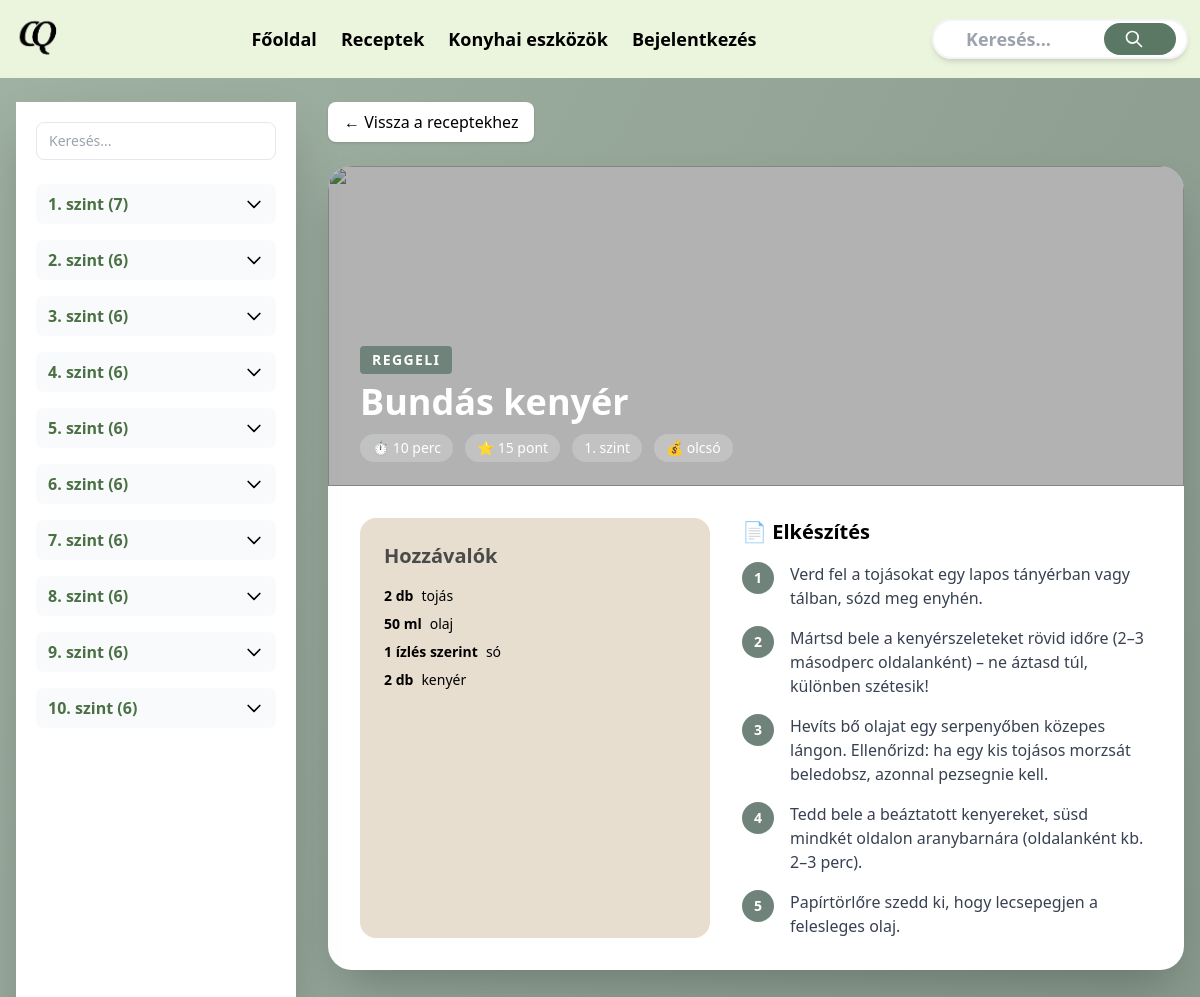
The page /views/receptek/receptek.php?id=10 on the database its author committed.
### tables this page shows
CREATE TABLE `recept` (
  `ReceptID` int(11) NOT NULL,
  `Nev` varchar(150) NOT NULL,
  `Kep` varchar(255) NOT NULL,
  `ElkeszitesiIdo` time NOT NULL,
  `NehezsegiSzintID` int(11) NOT NULL,
  `BegyujthetoPontok` int(11) NOT NULL,
  `Adag` int(11) NOT NULL,
  `Elkeszitesi_leiras` text NOT NULL,
  `ElkeszitesiModID` int(11) NOT NULL,
  `ArkategoriaID` int(11) NOT NULL,
  `AlkategoriaID` int(11) DEFAULT NULL,
  `Kaloria` decimal(6,2) NOT NULL
);

CREATE TABLE `nehezsegiszint` (
  `NehezsegiSzintID` int(11) NOT NULL,
  `Szint` int(11) NOT NULL
);

CREATE TABLE `kategoria` (
  `KategoriaID` int(11) NOT NULL,
  `Kategoria` varchar(255) NOT NULL
);

CREATE TABLE `arkategoria` (
  `ArkategoriaID` int(11) NOT NULL,
  `Arkategoria` varchar(255) NOT NULL
);

CREATE TABLE `recept_hozzavalo` (
  `ReceptID` int(11) NOT NULL,
  `HozzavaloID` int(11) NOT NULL,
  `Mennyiseg` decimal(10,2) NOT NULL,
  `MertekegysegID` int(11) NOT NULL
);

CREATE TABLE `mertekegyseg` (
  `MertekegysegID` int(11) NOT NULL,
  `Elnevezes` varchar(255) NOT NULL
);

CREATE TABLE `hozzavalo` (
  `HozzavaloID` int(11) NOT NULL,
  `Elnevezes` varchar(50) NOT NULL,
  `Kep` varchar(255) DEFAULT NULL
);

### views/receptek/receptek.php (the view, shortened to what this page needs)
<?php
include "../head.php";
$pdo = new PDO(
    "mysql:host=localhost;dbname=cookquest;charset=utf8mb4",
    "root",
    "",
    [
        PDO::ATTR_ERRMODE => PDO::ERRMODE_EXCEPTION,
        PDO::ATTR_DEFAULT_FETCH_MODE => PDO::FETCH_ASSOC
    ]
);
function formatIdo($ido_str) {
    $parts = explode(':', $ido_str);
    $ora = (int)$parts[0];
    $perc = (int)$parts[1];
    if ($ora > 0) return "$ora óra" . ($perc > 0 ? " $perc perc" : "");
    if ($perc > 0) return "$perc perc";
    return "kevesebb mint 1 perc";
}
function formatMennyiseg($mennyiseg) {
    if (floor($mennyiseg) == $mennyiseg) return (int)$mennyiseg;
    return rtrim(rtrim(number_format($mennyiseg, 2, '.', ''), '0'), '.');
}
$receptId = isset($_GET['id']) ? (int)$_GET['id'] : null;
$receptek = $pdo->query("
    SELECT
        r.ReceptID,
        r.Nev,
        r.Kep,
        r.ElkeszitesiIdo,
        r.BegyujthetoPontok,
        r.Elkeszitesi_leiras,
        n.Szint,
        kat.Kategoria AS FoKategoriaNev,
        alk.Alkategoria AS AlkategoriaNev,
        a.Arkategoria AS ArkategoriaNev
    FROM recept r
    INNER JOIN nehezsegiszint n ON r.NehezsegiSzintID = n.NehezsegiSzintID
    LEFT JOIN alkategoria alk ON r.AlkategoriaID = alk.AlkategoriaID
    LEFT JOIN kategoria kat ON alk.KategoriaID = kat.KategoriaID
    LEFT JOIN arkategoria a ON r.ArkategoriaID = a.ArkategoriaID
    ORDER BY n.Szint, r.Nev
")->fetchAll();
$receptekSzintekSzerint = [];
foreach ($receptek as $r) {
    $szint = $r['Szint'];
    if (!isset($receptekSzintekSzerint[$szint])) {
        $receptekSzintekSzerint[$szint] = [];
    }
    $receptekSzintekSzerint[$szint][] = $r;
}
$recept = null;
$hozzavalok = [];
if ($receptId) {
    $stmt = $pdo->prepare("
        SELECT r.*, n.Szint, a.Arkategoria AS ArkategoriaNev,
               kat.Kategoria AS FoKategoriaNev, alk.Alkategoria AS AlkategoriaNev
        FROM recept r
        JOIN nehezsegiszint n ON r.NehezsegiSzintID = n.NehezsegiSzintID
        LEFT JOIN arkategoria a ON r.ArkategoriaID = a.ArkategoriaID
        LEFT JOIN alkategoria alk ON r.AlkategoriaID = alk.AlkategoriaID
        LEFT JOIN kategoria kat ON alk.KategoriaID = kat.KategoriaID
        WHERE r.ReceptID = ?
    ");
    $stmt->execute([$receptId]);
    $recept = $stmt->fetch();
    $stmt = $pdo->prepare("
        SELECT h.Elnevezes, rh.Mennyiseg, m.Elnevezes AS Mertekegyseg
        FROM recept_hozzavalo rh
        JOIN hozzavalo h ON rh.HozzavaloID = h.HozzavaloID
        JOIN mertekegyseg m ON rh.MertekegysegID = m.MertekegysegID
        WHERE rh.ReceptID = ?
    ");
    $stmt->execute([$receptId]);
    $hozzavalok = $stmt->fetchAll();
}
?>
<main class="min-h-screen bg-gradient-to-br from-[#9FB1A3] to-[#7F8F83]">
    <div class="max-w-7xl mx-auto py-6 px-4">
        <div class="flex flex-col lg:flex-row lg:gap-8">
            <aside id="sidebar" class="fixed inset-y-0 left-0 z-40 w-80 bg-white shadow-2xl transform -translate-x-full lg:translate-x-0 lg:sticky lg:top-6 lg:h-[calc(100vh-1.5rem)] lg:w-[280px] lg:overflow-y-auto transition-transform duration-300">
                <div class="p-5">
                    <div class="relative mb-6">
                        <input type="text" id="oldalsoKereso" placeholder="Keresés..." class="w-full px-3 py-2 pr-8 rounded-lg border border-gray-200 text-sm focus:outline-none focus:ring-2 focus:ring-[#95A792]">
                    </div>
                    <?php foreach ($receptekSzintekSzerint as $szint => $lista): ?>
                        <div class="mb-4">
                            <button class="w-full text-left flex items-center justify-between py-2 px-3 bg-gray-50 hover:bg-gray-100 rounded-lg transition szint-sav-cim" type="button">
                                <span class="font-semibold text-[#4A7043]"><?= $szint ?>. szint (<span class="szint-darab" data-szint="<?= $szint ?>"><?= count($lista) ?></span>)</span>
                                <svg class="w-5 h-5 transition-transform sav-nyil" fill="none" stroke="currentColor" viewBox="0 0 24 24">
                                    <path stroke-linecap="round" stroke-linejoin="round" stroke-width="2" d="M19 9l-7 7-7-7" />
                                </svg>
                            </button>
                        </div>
                    <?php endforeach; ?>
                </div>
            </aside>
            <section id="receptekTarolo" class="flex-1">
                <?php if (!$recept): ?>
                    <h1 class="text-4xl font-bold text-white mb-8">Receptkönyv</h1>
                    <div id="nincsEredmeny" class="hidden bg-white rounded-2xl shadow-xl p-12 text-center">
                        <svg class="w-16 h-6 mx-auto mb-4 text-gray-400" fill="none" stroke="currentColor" viewBox="0 0 24 24">
                            <path stroke-linecap="round" stroke-linejoin="round" stroke-width="2" d="M9.172 16.172a4 4 0 015.656 0M9 10h.01M15 10h.01M21 12a9 9 0 11-18 0 9 9 0 0118 0z" />
                        </svg>
                        <h3 class="text-xl font-semibold text-gray-700 mb-2">Nincs találat</h3>
                        <p class="text-gray-500">Próbálj más keresési kifejezést vagy módosítsd a szűrőket!</p>
                    </div>
                    <?php foreach ($receptekSzintekSzerint as $szint => $lista): ?>
                        <div class="mb-16 szint-blokk" data-szint="<?= $szint ?>">
                            <h2 class="text-3xl font-bold text-white mb-6 border-b border-white/40 pb-3">
                                <?= $szint ?>. szint – <span class="szint-darab-fo" data-szint="<?= $szint ?>"><?= count($lista) ?></span> recept
                            </h2>
                            <div class="grid grid-cols-1 sm:grid-cols-2 lg:grid-cols-3 gap-6">
                                <?php foreach ($lista as $r): ?>
                                    <a href="receptek.php?id=<?= $r['ReceptID'] ?>"
                                       class="recept-kartya bg-white rounded-2xl shadow-xl overflow-hidden hover:-translate-y-1 hover:shadow-2xl transition block"
                                       data-nev="<?= strtolower(htmlspecialchars($r['Nev'])) ?>"
                                       data-fokategoria="<?= htmlspecialchars($r['FoKategoriaNev'] ?? 'Nem kategorizált') ?>"
                                       data-alkategoria="<?= htmlspecialchars($r['AlkategoriaNev'] ?? 'Egyéb') ?>"
                                       data-szint="<?= $szint ?>">
                                        <img src="<?= htmlspecialchars($r['Kep']) ?>" class="w-full h-48 object-cover">
                                        <div class="p-5">
                                            <div class="flex justify-between text-xs text-gray-500 mb-2 font-semibold">
                                                <span class="text-[#6F837B] uppercase"><?= htmlspecialchars($r['AlkategoriaNev'] ?? 'Egyéb') ?></span>
                                                <span>⭐ <?= $r['BegyujthetoPontok'] ?> pont</span>
                                            </div>
                                            <h2 class="text-lg font-bold mb-2 text-gray-800"><?= htmlspecialchars($r['Nev']) ?></h2>
                                            <div class="flex justify-between text-sm text-gray-600">
                                                <span>⏱ <?= formatIdo($r['ElkeszitesiIdo']) ?></span>
                                                <span>💰 <?= htmlspecialchars($r['ArkategoriaNev'] ?? 'Nincs') ?></span>
                                            </div>
                                        </div>
                                    </a>
                                <?php endforeach; ?>
                            </div>
                        </div>
                    <?php endforeach; ?>
                <?php else: ?>
                    <a href="receptek.php" class="inline-flex items-center gap-2 mb-6 px-4 py-2 bg-white rounded-lg shadow hover:bg-gray-100 transition">
                        ← Vissza a receptekhez
                    </a>
                    <div class="bg-white rounded-3xl shadow-2xl overflow-hidden">
                        <div class="relative h-80">
                            <img src="<?= htmlspecialchars($recept['Kep']) ?>" class="absolute inset-0 w-full h-full object-cover">
                            <div class="absolute inset-0 bg-black/30"></div>
                            <div class="absolute bottom-6 left-8 text-white">
                                <div class="text-sm uppercase font-bold tracking-widest bg-[#6F837B] inline-block px-3 py-1 rounded mb-2">
                                    <?= htmlspecialchars($recept['FoKategoriaNev'] ?? 'Recept') ?>
                                </div>
                                <h1 class="text-4xl font-bold mb-3"><?= htmlspecialchars($recept['Nev']) ?></h1>
                                <div class="flex flex-wrap gap-3 text-sm">
                                    <span class="px-3 py-1 bg-white/20 rounded-full">⏱ <?= formatIdo($recept['ElkeszitesiIdo']) ?></span>
                                    <span class="px-3 py-1 bg-white/20 rounded-full">⭐ <?= $recept['BegyujthetoPontok'] ?> pont</span>
                                    <span class="px-3 py-1 bg-white/20 rounded-full"><?= $recept['Szint'] ?>. szint</span>
                                    <span class="px-3 py-1 bg-white/20 rounded-full">💰 <?= htmlspecialchars($recept['ArkategoriaNev'] ?? 'Nincs megadva') ?></span>
                                </div>
                            </div>
                        </div>
                        <div class="p-8 grid grid-cols-1 lg:grid-cols-[350px_1fr] gap-8">
                            <div class="bg-[#E7DED0] rounded-2xl p-6">
                                <h2 class="text-xl font-bold mb-4 text-[#4A4A4A]">Hozzávalók</h2>
                                <ul class="space-y-2 text-sm">
                                    <?php foreach ($hozzavalok as $h): ?>
                                        <li class="flex gap-2 items-center">
                                            <span class="font-bold"><?= formatMennyiseg($h['Mennyiseg']) ?> <?= htmlspecialchars($h['Mertekegyseg']) ?></span>
                                            <?= htmlspecialchars($h['Elnevezes']) ?>
                                        </li>
                                    <?php endforeach; ?>
                                </ul>
                            </div>
                            <div>
                                <h2 class="text-xl font-bold mb-4 flex items-center gap-2">📄 Elkészítés</h2>
                                <ol class="space-y-4 text-gray-700">
                                    <?php
                                    $lepesek = explode("\n", $recept['Elkeszitesi_leiras']);
                                    $i = 1;
                                    foreach ($lepesek as $lepes):
                                        if (trim($lepes) === '') continue;
                                    ?>
                                        <li class="flex gap-4">
                                            <span class="w-8 h-8 flex items-center justify-center shrink-0 rounded-full bg-[#6F837B] text-white text-sm font-bold">
                                                <?= $i++ ?>
                                            </span>
                                            <p><?= htmlspecialchars($lepes) ?></p>
                                        </li>
                                    <?php endforeach; ?>
                                </ol>
                            </div>
                        </div>
                    </div>
                <?php endif; ?>
            </section>
        </div>
    </div>
</main>
<?php include "../footer.php"; ?>

### views/head.php (shortened to what this page needs)
<!DOCTYPE html>
<html lang="hu">
<head>
    <link rel="stylesheet" href="../../assets/css/style.css">
    <script src="https://cdn.tailwindcss.com"></script>
    <link rel="stylesheet" href="https://cdnjs.cloudflare.com/ajax/libs/font-awesome/6.4.0/css/all.min.css">
</head>
<body class="min-h-screen flex flex-col m-0" ng-app="CookQuest">
    <?php include 'navbar.php'; ?>

### views/navbar.php (shortened to what this page needs)
<nav class="flex flex-wrap items-center justify-between p-3 bg-[#EBF4DD] font-bold text-lg">
    <a href="../index/index.php">
        <img src="../../assets/kepek/Monogram.png" class="w-16"></img>
    </a>
    <div class=" toggle hidden w-full md:w-auto md:flex text-right text-bold mt-5 md:mt-0 md:border-none">
        <a href="../index/index.php" class="block md:inline-block hover:text-[#5A7863] px-3 py-3 md:border-none">Főoldal</a>
        <a href="../receptek/receptek.php" class="block md:inline-block hover:text-[#5A7863] px-3 py-3 md:border-none">Receptek</a>
        <a href="../konyhaiEszkozok/konyhaiEszkozok.php" class="block md:inline-block hover:text-[#5A7863] px-3 py-3 md:border-none">Konyhai eszközök</a>
        <a href="../bejelentkezes/bejelentkezes.php" class="block md:inline-block hover:text-[#5A7863] px-3 py-3 md:border-none">Bejelentkezés</a>
    </div>
    <div class="relative w-64 bg-white rounded-full toggle hidden md:w-auto md:flex text-right text-bold mt-5 md:mt-0 md:border-none ">
        <input
            type="text"
            placeholder="Keresés..."
            class="rounded-full w-64 h-10 h-10 bg-transparent pl-8 py-2  border-2 border-gray-100 shadow-md hover:outline-none focus:ring-[#5A7863] focus:border-[#5A7863]"
            type="text" name="query" id="query" />
        <button type="submit"
            class="absolute inline-flex items-center h-8 px-2 py-2 text-sm text-white transition duration-150 ease-in-out rounded-full outline-none right-3 top-1 bg-[#5A7863] sm:px-6 sm:text-base sm:font-medium hover:bg-[#5A7863] focus:outline-none focus:ring-2 focus:ring-offset-2 focus:ring-[#5A7863]">
            <svg class="-ml-0.5 sm:-ml-1 mr-2 w-4 h-4 sm:h-5 sm:w-5" xmlns="http://www.w3.org/2000/svg" fill="none"
                viewBox="0 0 24 24" stroke="currentColor">
                <path stroke-linecap="round" stroke-linejoin="round" stroke-width="2"
                    d="M21 21l-6-6m2-5a7 7 0 11-14 0 7 7 0 0114 0z"></path>
            </svg>
        </button>
    </div>
</nav>

### views/footer.php (shortened to what this page needs)
</body>
</html>

### assets/css/style.css (style rules this page uses)
html { scroll-behavior: smooth; }

### rows shown on the page
recept: NehezsegiSzintID.Szint "10", count($lista) "6"
recept: kategoria.Kategoria "REGGELI", Nev "Bundás kenyér", ElkeszitesiIdo "10 perc", BegyujthetoPontok "15", NehezsegiSzintID.Szint "1", ArkategoriaID.Arkategoria "olcsó", Elkeszitesi_leiras "Verd fel a tojásokat egy lapos tányérban vagy tálban, sózd meg enyhén.", Elkeszitesi_leiras "Mártsd bele a kenyérszeleteket rövid időre (2–3 másodperc oldalanként) – ne áztasd túl, különben szétesik!", Elkeszitesi_leiras "Hevíts bő olajat egy serpenyőben közepes lángon. Ellenőrizd: ha egy kis tojásos morzsát beledobsz, azonnal pezsegnie kell.", Elkeszitesi_leiras "Tedd bele a beáztatott kenyereket, süsd mindkét oldalon aranybarnára (oldalanként kb. 2–3 perc).", Elkeszitesi_leiras "Papírtörlőre szedd ki, hogy lecsepegjen a felesleges olaj."
recept_hozzavalo: Mennyiseg "2", MertekegysegID.Elnevezes "db", HozzavaloID.Elnevezes "tojás"
recept_hozzavalo: Mennyiseg "50", MertekegysegID.Elnevezes "ml", HozzavaloID.Elnevezes "olaj"
recept_hozzavalo: Mennyiseg "1", MertekegysegID.Elnevezes "ízlés szerint", HozzavaloID.Elnevezes "só"
recept_hozzavalo: Mennyiseg "2", MertekegysegID.Elnevezes "db", HozzavaloID.Elnevezes "kenyér"

### other values the page prints
$szint "1"
count($lista) "7"
$szint "2"
count($lista) "6"
$szint "3"
$szint "4"
$szint "5"
$szint "6"
$szint "7"
$szint "8"
$szint "9"
